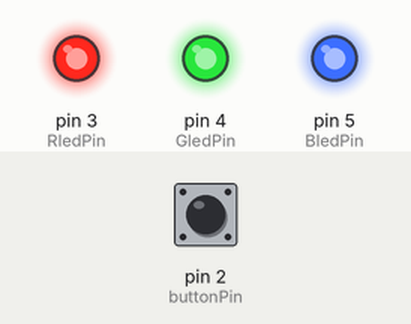
Simulated run of this sketch. Board: Arduino Uno, built with avr-gcc and run on an emulated ATmega328P. On the bench: output pins drawn as LEDs (lit = HIGH). Inputs (shaded band) come from the test bench; at power-on: pin 2 (buttonPin) HIGH.

Above: at 1.2 s.
1.3 s: pin 2 (buttonPin) pulled LOW for 0.15 s
At 2.4 s:
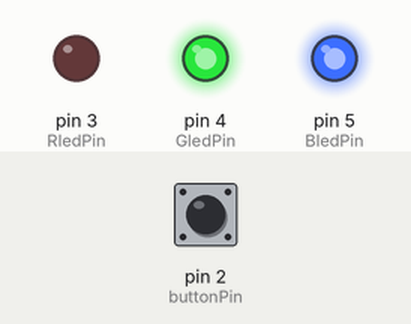
2.9 s: pin 2 (buttonPin) pulled LOW for 1 s
At 3.6 s:
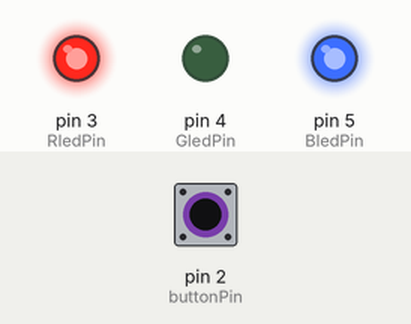
5.4 s: pin 2 (buttonPin) pulled LOW for 0.15 s
At 6.6 s:
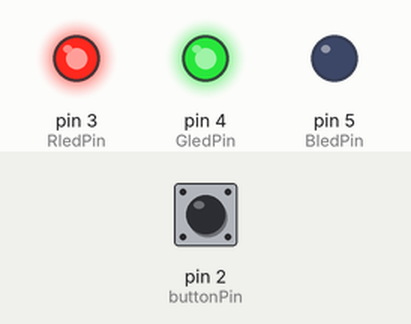
7.0 s: pin 2 (buttonPin) pulled LOW for 3.2 s
At 8.0 s:
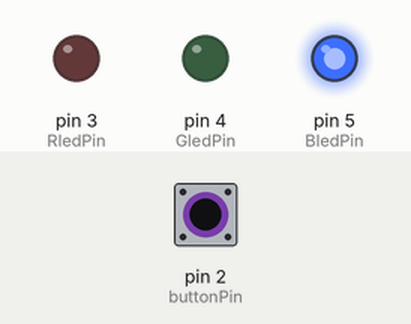
11.7 s: pin 2 (buttonPin) pulled LOW for 0.15 s
At 12.8 s:
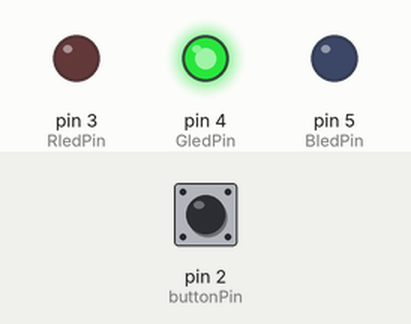
13.3 s: pin 2 (buttonPin) pulled LOW for 1 s
At 14.0 s:
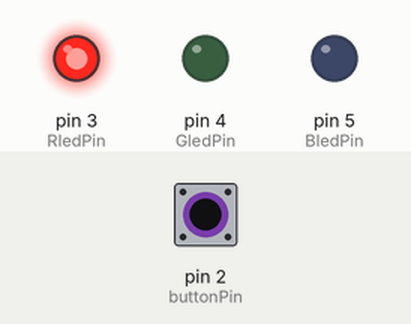
Timing chart, 0 to 16.3 s (numbered marks = the images above; inputs shaded):
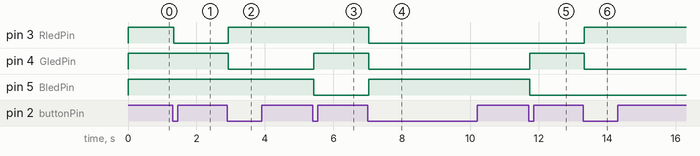

The sketch:

buttonARDUINO.ino
```cpp
const int buttonPin = 2;   // pushbutton
const int RledPin = 3;
const int GledPin = 4;
const int BledPin = 5;

int ledcolor = 0;


int lastReading = HIGH;
int stableState = HIGH;
unsigned long lastDebounceTime = 0;
const unsigned long debounceDelay = 30;

void setup() {
  pinMode(RledPin, OUTPUT);
  pinMode(GledPin, OUTPUT);
  pinMode(BledPin, OUTPUT);

  pinMode(buttonPin, INPUT_PULLUP);


  showColor(ledcolor);
}

void loop() {
  int reading = digitalRead(buttonPin);

  if (reading != lastReading) {
    lastDebounceTime = millis();
  }
  if ((millis() - lastDebounceTime) > debounceDelay) {
    if (reading != stableState) {
      stableState = reading;

      if (stableState == LOW) {
        ledcolor = (ledcolor + 1) % 8;
        showColor(ledcolor);
      }
    }
  }
  lastReading = reading;
}

void showColor(int c) {
  if (c == 0) {
    digitalWrite(RledPin, HIGH);
    digitalWrite(GledPin, HIGH);
    digitalWrite(BledPin, HIGH);
  } else if (c == 1) {        // red
    digitalWrite(RledPin, LOW);
    digitalWrite(GledPin, HIGH);
    digitalWrite(BledPin, HIGH);
  } else if (c == 2) {        // green
    digitalWrite(RledPin, HIGH);
    digitalWrite(GledPin, LOW);
    digitalWrite(BledPin, HIGH);
  } else if (c == 3) {        // blue
    digitalWrite(RledPin, HIGH);
    digitalWrite(GledPin, HIGH);
    digitalWrite(BledPin, LOW);
  } else if (c == 4) {        // yellow (R+G)
    digitalWrite(RledPin, LOW);
    digitalWrite(GledPin, LOW);
    digitalWrite(BledPin, HIGH);
  } else if (c == 5) {        // purple (R+B)
    digitalWrite(RledPin, LOW);
    digitalWrite(GledPin, HIGH);
    digitalWrite(BledPin, LOW);
  } else if (c == 6) {        // cyan (G+B)
    digitalWrite(RledPin, HIGH);
    digitalWrite(GledPin, LOW);
    digitalWrite(BledPin, LOW);
  } else if (c == 7) {        // white (R+G+B)
    digitalWrite(RledPin, LOW);
    digitalWrite(GledPin, LOW);
    digitalWrite(BledPin, LOW);
  }
}
```

Measured:
- after the input at 1.3 s, pin 3 (RledPin): HIGH → LOW at once
- after the input at 2.9 s, pin 3 (RledPin): LOW → HIGH at once; pin 4 (GledPin): HIGH → LOW at once
- after the input at 5.4 s, pin 4 (GledPin): LOW → HIGH at once; pin 5 (BledPin): HIGH → LOW at once
- after the input at 7.0 s, pin 3 (RledPin), pin 4 (GledPin): HIGH → LOW at once; pin 5 (BledPin): LOW → HIGH at once
- after the input at 11.7 s, pin 4 (GledPin): LOW → HIGH at once; pin 5 (BledPin): HIGH → LOW at once
- after the input at 13.3 s, pin 3 (RledPin): LOW → HIGH at once; pin 4 (GledPin): HIGH → LOW at once
